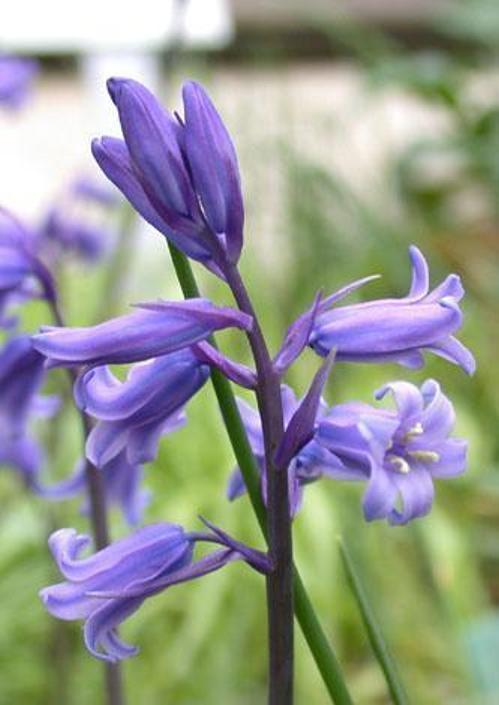
#> input picture image-retrieval-using-histogram/flowers/3.jpg, 499 x 705 px, found by its file name
$ python DIPhistogram.py
#> lines starting #> are read from the running program, lines starting #| are printed output that depends on the picture
#!/usr/bin/env python3
# -*- coding: utf-8 -*-
"""
Created on Thu Sep  8 20:40:01 2022

@author: anhvietpham

@Document
https://www.geeksforgeeks.org/opencv-python-program-analyze-image-using-histogram/
"""

import cv2
import numpy as np
import matplotlib.pyplot as plt

plt.rcParams['figure.figsize'] = [12,10]

iname = "/Users/anhvietpham/Downloads/INT3404_20-master/week3/code/flowers/3.jpg"

if type(iname) == str:
    #read image
    img1 = cv2.imread(iname)
#> img1 is the input picture: shape (705, 499, 3); mean B, G, R 144.4, 151.5, 148.4
else:
    img1 = iname

if len(img1.shape) == 3:
    #convert to gray
    gray1 = cv2.cvtColor(img1, cv2.COLOR_BGR2GRAY)
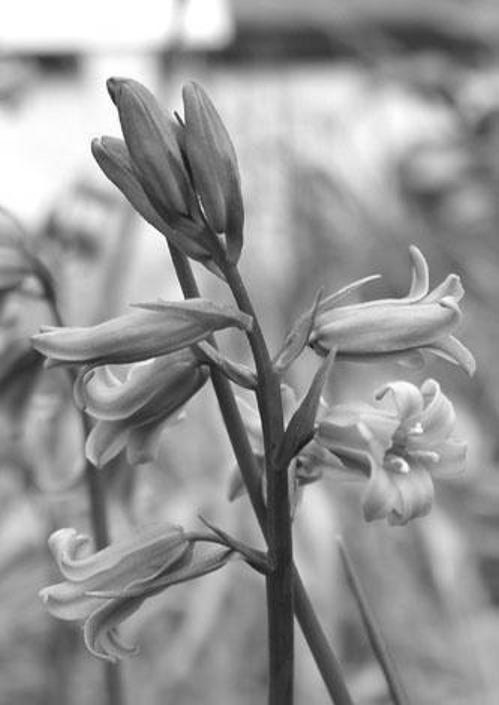
#> gray1: shape (705, 499); min 14, max 255, mean 149.8
else:
    gray1 = iname

resized_image = cv2.resize(gray1, (int(gray1.shape[1] / 2,), int(gray1.shape[0] / 2)), interpolation = cv2.INTER_AREA)


#size of image
h1, w1 = img1.shape[:2]
#> h1 = 705; w1 = 499

h2, w2 = resized_image.shape[:2]
#> h2 = 352; w2 = 249


#calculate histogram
hist1 = cv2.calcHist(
                    [gray1],
                    channels=[0],
                    mask=None, #full image
                    histSize=[256], #full scale
                    ranges=[0,256]
)
#> hist1 = 256 values, max 7580 at index 255, min 0 at index 0, mean 1374.2

hist2 = cv2.calcHist(
                    [resized_image],
                    channels=[0],
                    mask=None, #full image
                    histSize=[256], #full scale
                    ranges=[0,256]
)
#> hist2 = 256 values, max 1865 at index 255, min 0 at index 0, mean 342.4

# normalized histogram
norm_hist1 = hist1/(h1*w1)
#> norm_hist1 = 256 values, max 0.0215 at index 255, min 0 at index 0, mean 0.00391
#cumulative histogram
cdf1 = norm_hist1.cumsum()
#> cdf1 = 256 values from 0 to 1

# normalized histogram
norm_hist2 = hist2/(h2*w2)
#> norm_hist2 = 256 values, max 0.0213 at index 255, min 0 at index 0, mean 0.00391
#cumulative histogram
cdf2 = norm_hist2.cumsum()
#> cdf2 = 256 values from 0 to 1

img_show = img1[:,:,::-1]

#plot image
plt.subplot(2,2,1)
plt.imshow(img1[:,:,::-1])
plt.title("color image")
plt.subplot(2, 2, 2)
#> (the run stopped early here; a loop or call above may not have finished)

$ run again, with image-retrieval-using-histogram/flowers/10.jpg copied over image-retrieval-using-histogram/flowers/3.jpg
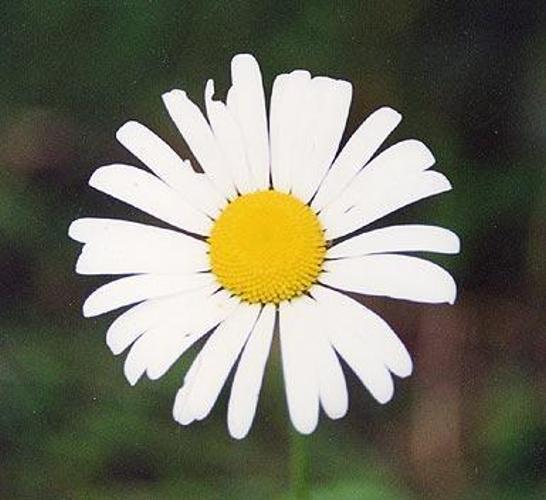
#> input picture image-retrieval-using-histogram/flowers/10.jpg, 546 x 500 px, found by its file name
#> img1 is the input picture: shape (500, 546, 3); mean B, G, R 98.3, 114.5, 114.9
#> `gray1 = cv2.cvtColor(img1, cv2.COLOR_BGR2GRAY)`:
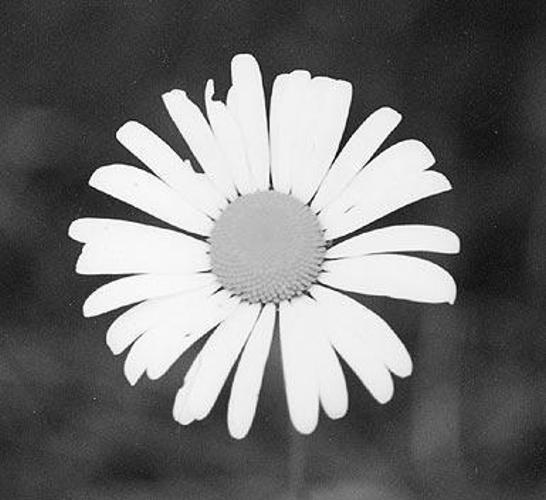
#> gray1: shape (500, 546); min 1, max 255, mean 112.7
#> `resized_image = cv2.resize(gray1, (int(gray1.shape[1] / 2,), int(gray1..`:
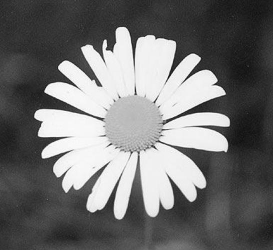
#> resized_image: shape (250, 273); min 16, max 253, mean 112.9
#> hist1 = 256 values, max 9024 at index 240, min 0 at index 0, mean 1066.4
#> hist2 = 256 values, max 2417 at index 240, min 0 at index 0, mean 266.6
#> norm_hist1 = 256 values, max 0.0331 at index 240, min 0 at index 0, mean 0.00391
#> cdf1 = 256 values from 0 to 1
#> norm_hist2 = 256 values, max 0.0354 at index 240, min 0 at index 0, mean 0.00391
#> cdf2 = 256 values from 0 to 1

$ run again, with image-retrieval-using-histogram/flowers/11.jpg copied over image-retrieval-using-histogram/flowers/3.jpg
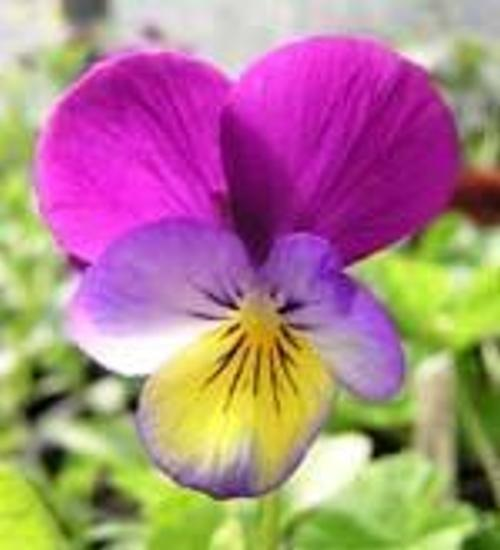
#> input picture image-retrieval-using-histogram/flowers/11.jpg, 500 x 550 px, found by its file name
#> img1 is the input picture: shape (550, 500, 3); mean B, G, R 135.5, 131.6, 173
#> `gray1 = cv2.cvtColor(img1, cv2.COLOR_BGR2GRAY)`:
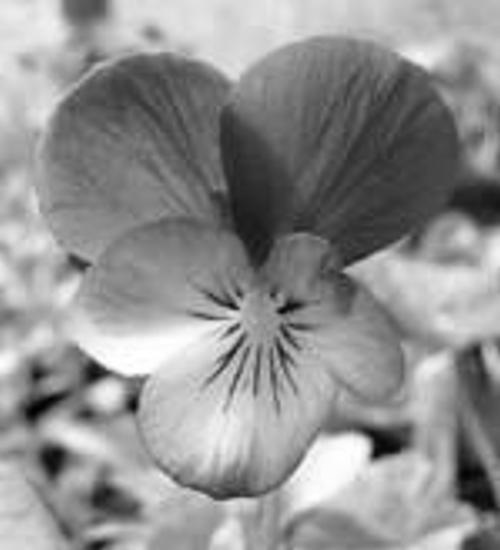
#> gray1: shape (550, 500); min 1, max 255, mean 144.5
#> hist1 = 256 values, max 2063 at index 181, min 0 at index 0, mean 1074.2
#> hist2 = 256 values, max 527 at index 181, min 0 at index 0, mean 268.6
#> norm_hist1 = 256 values, max 0.0075 at index 181, min 0 at index 0, mean 0.00391
#> cdf1 = 256 values from 0 to 1
#> norm_hist2 = 256 values, max 0.00767 at index 181, min 0 at index 0, mean 0.00391
#> cdf2 = 256 values from 0 to 1

$ run again, with image-retrieval-using-histogram/flowers/12.jpg copied over image-retrieval-using-histogram/flowers/3.jpg
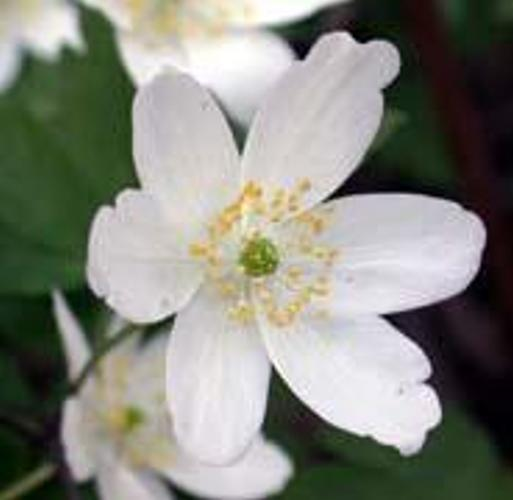
#> input picture image-retrieval-using-histogram/flowers/12.jpg, 513 x 500 px, found by its file name
#> img1 is the input picture: shape (500, 513, 3); mean B, G, R 123.6, 133.1, 131.4
#> `gray1 = cv2.cvtColor(img1, cv2.COLOR_BGR2GRAY)`:
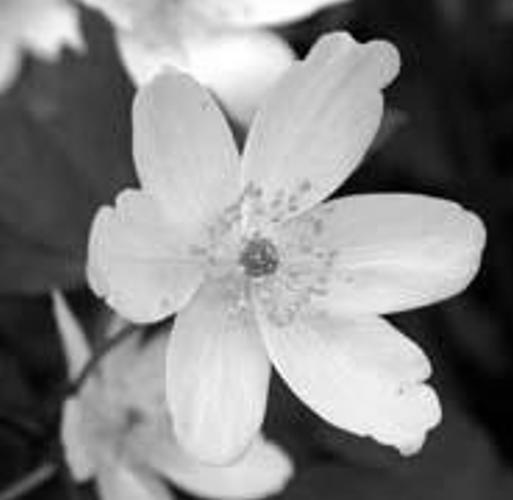
#> gray1: shape (500, 513); min 0, max 255, mean 131.5
#> hist1 = 256 values, max 3006 at index 201, min 95 at index 0, mean 1002
#> hist2 = 256 values, max 802 at index 196, min 16 at index 0, mean 250
#> norm_hist1 = 256 values, max 0.0117 at index 201, min 0.00037 at index 0, mean 0.00391
#> cdf1 = 256 values from 0.00037 to 1
#> norm_hist2 = 256 values, max 0.0125 at index 196, min 0.00025 at index 0, mean 0.00391
#> cdf2 = 256 values from 0.00025 to 1
